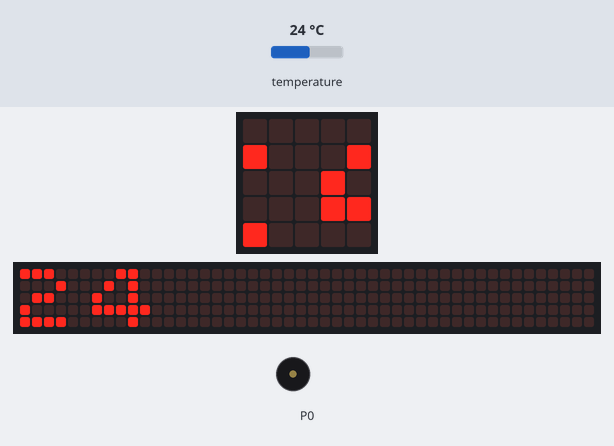
A program run on a simulated BBC micro:bit (MakeCode). Shown: the board's 5×5 LED display, a strip that is not on the board, showing the scrolling text unrolled, buzzer (waves = sounding). Inputs (shaded band) come from the test bench; at power-on: temperature 24 °C. The 48×5 strip is a reading aid, not a part: it shows the text the display is scrolling, unrolled, one strip-width of it at a time.

Above: at 1.27 s.
1.3 s: temperature set to 25.3 °C
At 6.6 s:
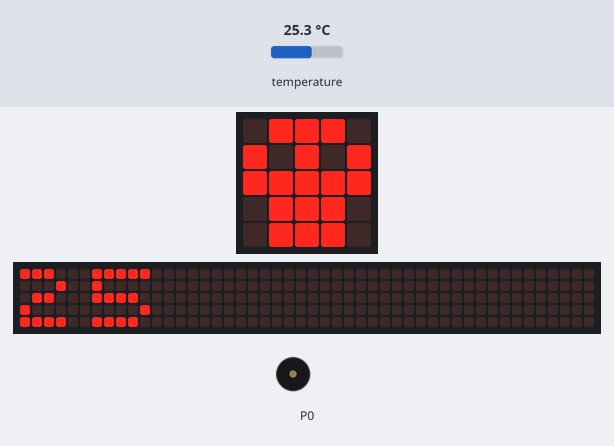
7.6 s: temperature set to 26.8 °C
At 9.7 s:
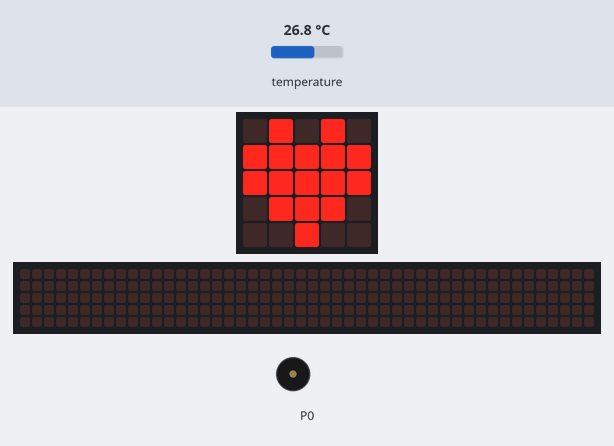
11.8 s: temperature set to 25 °C
At 16.2 s:
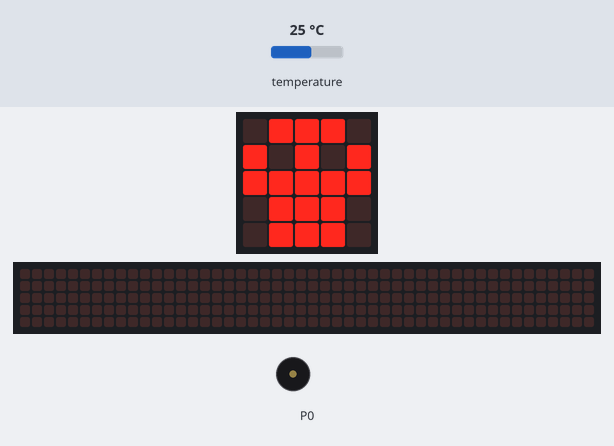
Timing chart, 0 to 18.4 s (numbered marks = the images above; inputs shaded):
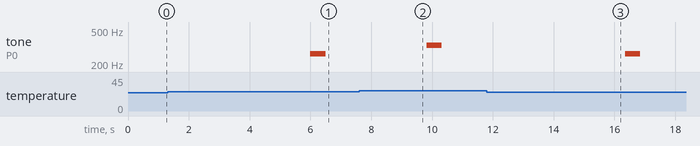

Measured:
- the behaviour switches between 25.9 and 26 °C on temperature (found by bisection; images 1 and 2)
- after the input at 7.6 s, tone on P0: silent → 330 Hz after 2.2 s, → silent 0.50 s later; the display: first differs from a run without the input after 1.7 s (image 2)
- what the display in image 2 shows lasts 1.1 s, from 9.3 s to 10.4 s

The program:

main.ts
```typescript
basic.forever(function () {

})
basic.forever(function () {
    basic.showNumber(input.temperature())
    if (input.temperature() < 26) {
        basic.showNumber(input.temperature())
        basic.showIcon(IconNames.Skull)
        music.playTone(262, music.beat(BeatFraction.Whole))
    } else if (input.temperature() > 34) {
        basic.showNumber(input.temperature())
        basic.showIcon(IconNames.Skull)
        music.playTone(294, music.beat(BeatFraction.Whole))
    } else {
        basic.showIcon(IconNames.Heart)
        music.playTone(330, music.beat(BeatFraction.Whole))
    }
})
```

test.ts
```typescript
// aquí va el archivo "tests"; esto no se compilará cuando este paquete se utilice como una extensión.
```
